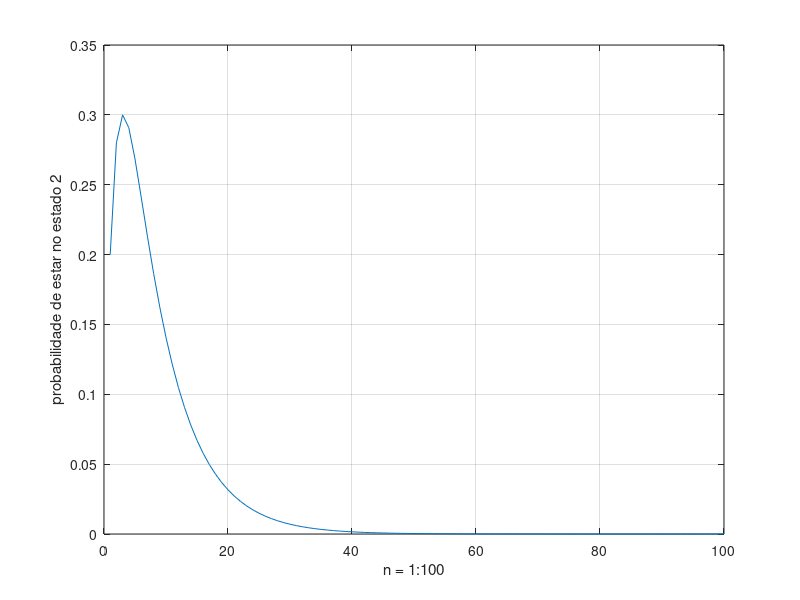
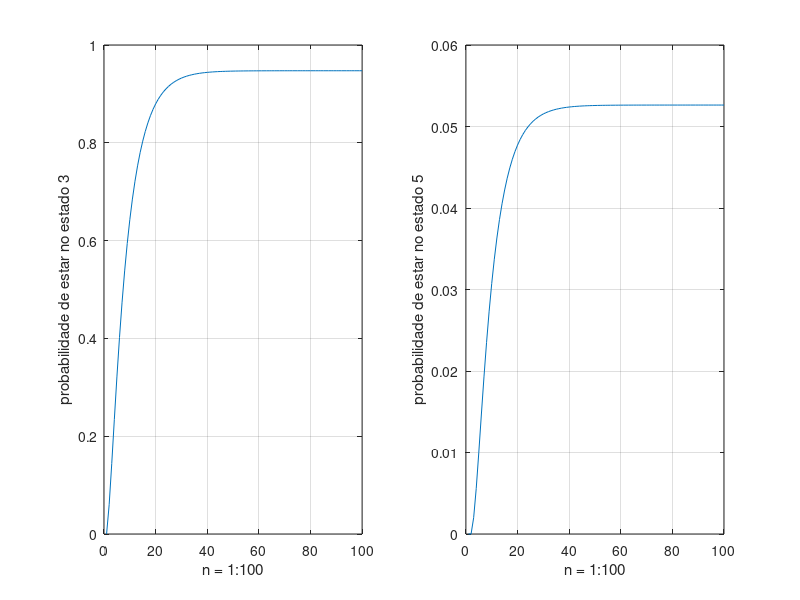

MATLAB code to generate these figures, in order:
% Forma canónica
% T = [ Q 0
%       R I]
% F = (I-Q)^(-1)
% sum(F)
% nº de transicoes de cada estado transitorio antes da absorcao
% B = R*F
% B(j,i) comecando em j, estado de absorcao em i


%% alinea a)

T = [0.8, 0, 0, 0.3, 0; 0.2, 0.6, 0, 0.2, 0; 0, 0.3, 1, 0, 0; 0, 0.1, 0, 0.4, 0; 0, 0, 0, 0.1, 1]

%% alinea b)

nb = 1:100;
ub = [1, 0, 0, 0, 0];

for i = nb
    H = T^i;
    probb = H.*ub;
    probSimulacaob(i) = probb(2);
end

figure(1);
plot(nb, probSimulacaob)
xlabel("n = 1:100");
ylabel("probabilidade de estar no estado 2");
grid on;

%% alinea c)

nc = 1:100;
uc = [1, 0, 0, 0, 0];

for i = nc
    H = T^i;
    probc3 = H.*ub;
    probSimulacaoc3(i) = probc3(3);
end

for i = nc
    H = T^i;
    probc5 = H.*ub;
    probSimulacaoc5(i) = probc5(5);
end

figure(2);
subplot(1,2,1);
plot(nc, probSimulacaoc3)
xlabel("n = 1:100");
ylabel("probabilidade de estar no estado 3");
grid on;

subplot(1,2,2);
plot(nc, probSimulacaoc5)
xlabel("n = 1:100");
ylabel("probabilidade de estar no estado 5");
grid on;

%% alinea d)

Tcan = [0.8, 0, 0.3, 0, 0;
        0.2, 0.6, 0.2, 0, 0;
        0, 0.1, 0.4, 0, 0;
        0, 0.3, 0, 1, 0;
        0, 0, 0.1, 0, 1];
Q = Tcan(1:3,1:3)

%% alinea e)

I = eye(3);
F = (I-Q)^(-1)

%% alinea f)

media = sum(F)

%% alinea g)

R = Tcan(4:5,1:3);
B = R*F